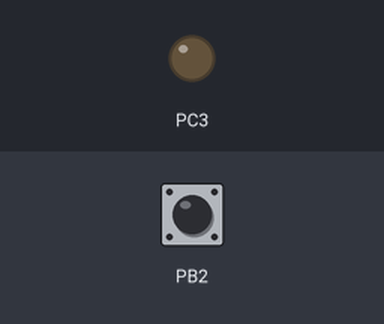
Simulated run of this program. Board: ATmega328P, built with avr-gcc and emulated at 16 MHz. Parts: output pins drawn as LEDs (lit = HIGH). The test bench sets the inputs (shaded band); at power-on: PB2 HIGH.

Above: at 1.2 s.
1.3 s: PB2 pulled LOW for 0.15 s
At 1.37 s:
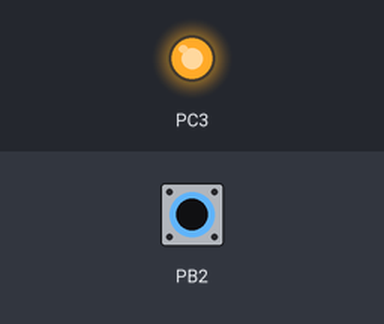
2.9 s: PB2 pulled LOW for 3.2 s
At 7.5 s:
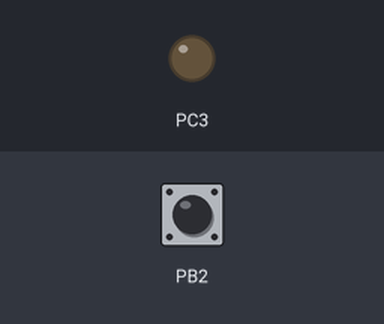
Timing chart, 0 to 9.0 s (numbered marks = the images above; inputs shaded):
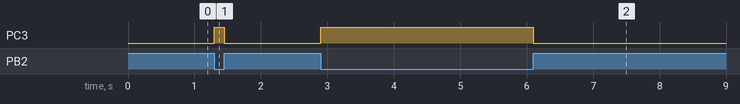

Measured:
- after the input at 1.3 s, PC3: LOW → HIGH at once, → LOW 0.15 s later
- after the input at 2.9 s, PC3: LOW → HIGH at once, → LOW 3.2 s later

The program:

main.c
```c
/*
 * GPIO_ATMEGA328P.c
 *
 * Created: 11/08/2018 14:25:05
 * Author : Carlos QL
 */

#define F_CPU 16000000
#include <avr/io.h>


int main(void)
{
	DDRB &= ~(1<<2);		//PB2 in
	PORTB |= (1<<PB2);		//pull up on

	DDRC |= (1<<3);			//PC3 out
	PORTC &= ~(1<<PC3);		//LOW


    /* Replace with your application code */
    while (1)
    {
		if((PINB&(1<<2)) == 0)
		{
			PORTC |= (1<<PC3);		//alto
		}
		else
		{
			PORTC &= ~(1<<PC3);		//bajo
		}
    }
}
```
